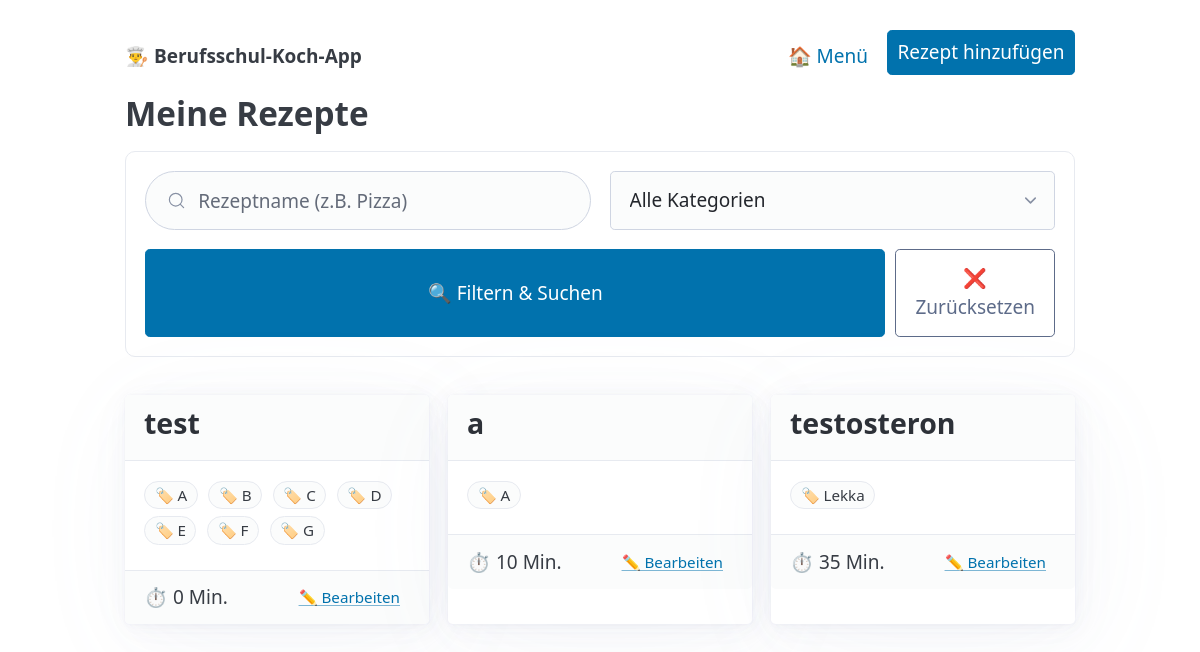
Before: /rezepte with the older database file.
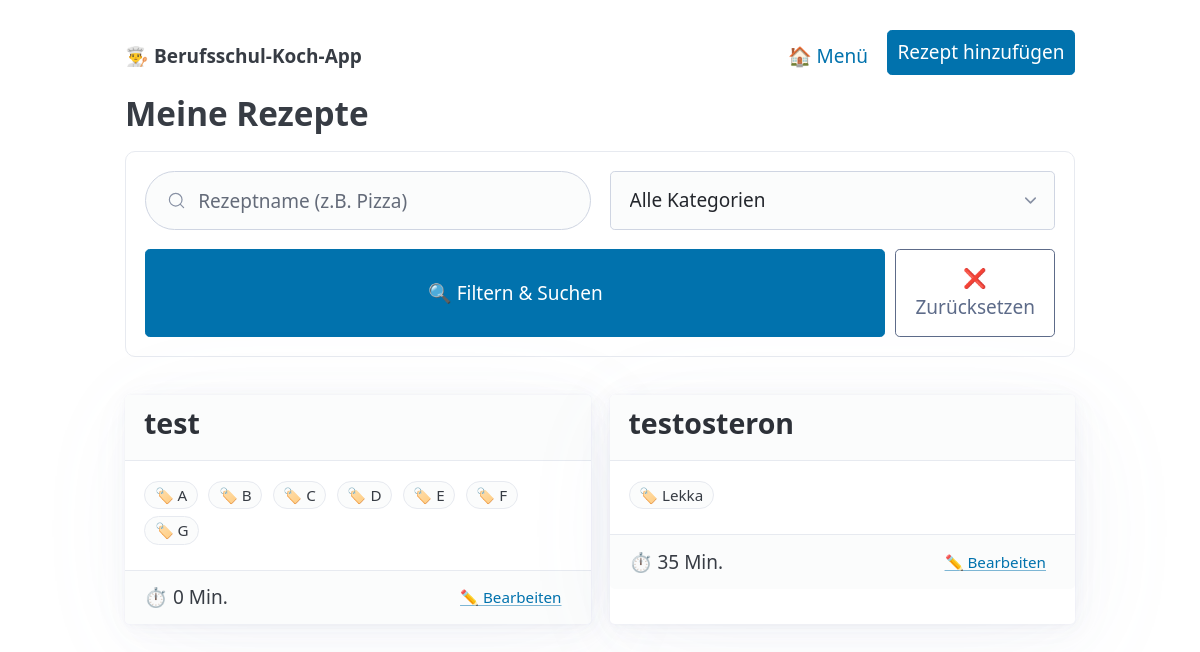
After: the same page with the newer database file.
### tables this page shows
CREATE TABLE rezepte (
            id INTEGER PRIMARY KEY AUTOINCREMENT,
            titel TEXT NOT NULL,
            dauer INTEGER,
            kategorie TEXT,
            zutaten TEXT,
            anleitung TEXT
        );

### app.py (the view, shortened to what this page needs)
@app.route('/rezepte')
def rezepte():
    suchbegriff = request.args.get('suche', '').lower()
    kategorie_filter = request.args.get('kategorie', '')
    conn = get_db_connection()
    alle_rezepte = conn.execute('SELECT * FROM rezepte').fetchall()
    conn.close()
    alle_kategorien = set() # Ein 'set' in Python verhindert automatisch Duplikate
    for r in alle_rezepte:
        if r['kategorie']:
            tags = [k.strip().capitalize() for k in r['kategorie'].split(',') if k.strip()]
            alle_kategorien.update(tags)
    kategorien_liste = sorted(list(alle_kategorien))
    gefilterte_rezepte = []
    for r in alle_rezepte:
        treffer_suche = True
        treffer_kategorie = True
        if suchbegriff:
            if suchbegriff not in r['titel'].lower():
                treffer_suche = False
        if treffer_suche and treffer_kategorie:
            gefilterte_rezepte.append(r)
    return render_template('rezepte.html',
                           rezepte=gefilterte_rezepte,
                           alle_kategorien=kategorien_liste,
                           aktuelle_suche=suchbegriff,
                           aktuelle_kategorie=kategorie_filter)

### app.py (called while the page is built)
def get_db_connection():
    conn = sqlite3.connect(DB_PATH)
    conn.row_factory = sqlite3.Row
    return conn

### templates/rezepte.html (shortened to what this page needs)
<!DOCTYPE html>
<html lang="de">
<head>
    <link rel="stylesheet" href="https://cdn.jsdelivr.net/npm/@picocss/pico@2/css/pico.min.css">
</head>
<body>
    <main class="container">
        <nav>
            <ul>
                <li><strong>👨‍🍳 Berufsschul-Koch-App</strong></li>
            </ul>
            <ul>
                <li><a href="/" class="outline">🏠 Menü</a></li>
                <li><a href="/neu?von=rezepte" role="button">Rezept hinzufügen</a></li>
            </ul>
        </nav>
        <h2>Meine Rezepte</h2>
        <form method="GET" action="/rezepte" style="background: var(--pico-card-background-color); padding: 1rem; border-radius: 10px; border: 1px solid var(--pico-muted-border-color); margin-bottom: 2rem;">
            <div class="grid">
                <input type="search" name="suche" placeholder="Rezeptname (z.B. Pizza)" value="{{ aktuelle_suche }}" style="margin-bottom: 1rem;">
                <select name="kategorie" style="margin-bottom: 1rem;">
                    <option value="">Alle Kategorien</option>
                </select>
            </div>
            <div style="display: flex; gap: 10px;">
                <button type="submit" style="margin-bottom: 0; flex-grow: 1;">🔍 Filtern & Suchen</button>
                <a href="/rezepte" role="button" class="secondary outline" style="margin-bottom: 0;">❌ Zurücksetzen</a>
            </div>
        </form>
        <div class="grid">
            {% for rezept in rezepte %}
            <article>
                <header style="padding-bottom: 1rem;">
                    <h3 style="margin: 0;">
                        <a href="/rezept/{{ rezept['id'] }}" style="text-decoration: none; color: var(--pico-h1-color);">
                            {{ rezept['titel'] }}
                        </a>
                    </h3>
                </header>
                <div>
                    {% if rezept['kategorie'] %}
                        {% for kat in rezept['kategorie'].split(',') %}
                            {% if kat.strip() %}
                                <span style="display: inline-block; background: var(--pico-form-element-background-color); border: 1px solid var(--pico-muted-border-color); padding: 0.1rem 0.5rem; border-radius: 15px; font-size: 0.8rem; margin-right: 0.3rem; margin-bottom: 0.3rem;">
                                    🏷️ {{ kat.strip().capitalize() }}
                                </span>
                            {% endif %}
                        {% endfor %}
                    {% else %}
                        <span style="font-size: 0.8rem; color: var(--pico-muted-color);">Keine Kategorien</span>
                    {% endif %}
                </div>
                <footer style="margin-top: 1rem;">
                    <div style="display: flex; justify-content: space-between; align-items: center;">
                        <span>⏱ {{ rezept['dauer'] }} Min.</span>
                        <a href="/bearbeiten/{{ rezept['id'] }}" class="outline" style="padding: 2px 10px; font-size: 0.8rem;">✏️ Bearbeiten</a>
                    </div>
                </footer>
            </article>
            {% else %}
                <p style="text-align: center; width: 100%;">Keine Rezepte gefunden. Versuch es mal mit einem anderen Suchbegriff oder setze die Filter zurück!</p>
            {% endfor %}
        </div>
    </main>
</body>
</html>

Changed rows visible on the page:
removed rezepte: titel "a", kategorie "a" (drawn), strip "A", dauer "10", shown under "Meine Rezepte"
